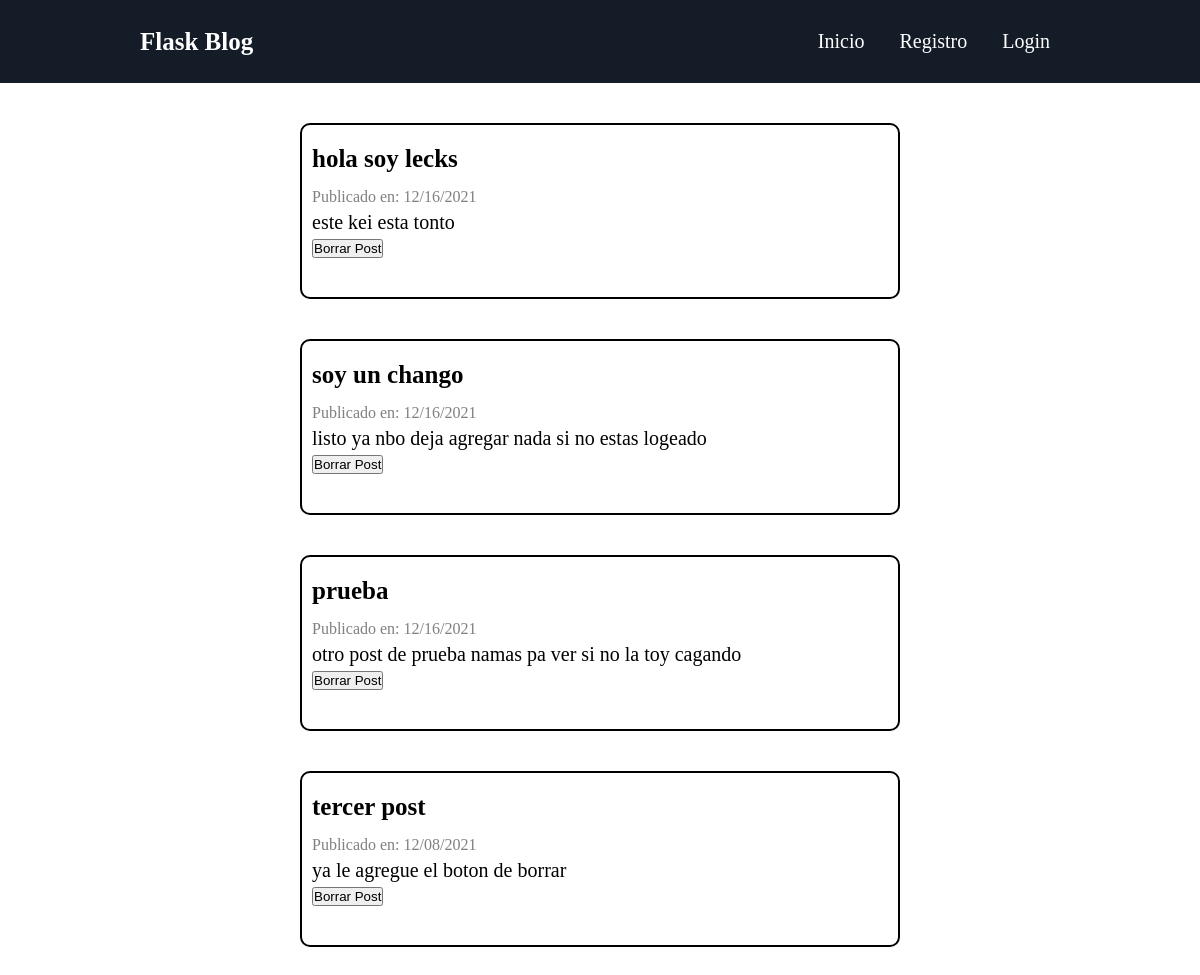
The page / on the database its author committed.
### app.py (models this page shows)
class Post(db.Model):
    __tablename__ = "posts"
    id = db.Column(db.Integer, primary_key=True)
    titulo = db.Column(db.String, nullable=False)
    fecha = db.Column(db.DateTime, default=datetime.now)
    texto = db.Column(db.String, nullable=False)

### app.py (the view)
@app.route("/")
def inicio():
    posts = Post.query.order_by(Post.fecha.desc()).all()
    return render_template("inicio.html", posts=posts)

### templates/inicio.html
{% extends "layout.html" %}
{% block body %}
{% for post in posts %}
<section>
    <h3 class="post-title">{{ post.titulo }}</h3>
    <p class="date">Publicado en: {{ post.fecha.strftime('%m/%d/%Y') }}</p>
    <p>{{ post.texto }}</p>
    <form class="delete-button" action="{{ url_for('borrar') }}" method="post">
        <button value="{{post.id}}" name="post_id">Borrar Post</button>
    </form>
</section>
{% endfor %}
{% endblock %}

### templates/layout.html (shortened to what this page needs)
<!DOCTYPE html>
<html lang="en">
<head>
    <link rel="stylesheet" type="text/css" href="{{ url_for('static', filename='style.css') }}">
</head>
<body>
    <header class="main-head">
        <nav>
            <h1 id="logo">Flask Blog</h1>
            <ul>
                <li><a href="{{ url_for('inicio') }}">Inicio</a></li>
                {% if current_user.is_authenticated %}
                     Hi {{ current_user.name }}!
                    <li><a href="{{ url_for('agregar') }}">Agregar</a></li>
                    <li><a href="{{ url_for('logout') }}">Cerrar Sesion</a></li>
                {% else %}
                    <li><a href="{{ url_for('register') }}">Registro</a></li>
                    <li><a href="{{ url_for('login') }}">Login</a></li>
                {% endif %}
            </ul>
        </nav>
    </header>
    {% block body %}
    {% endblock %}
</body>
</html>

### static/style.css (style rules this page uses)
* { padding: 0; margin: 0; box-sizing: border-box; }
html { font-size: 62.5%; }
h1 { font-size: 2.5rem; }
ul li, p { font-size: 2rem; list-style: none; }
a { text-decoration: none; color: white; }
.main-head { background: #131c27; color: white; }
nav { min-height: 10vh; display: flex; width: 80%; margin: auto; padding: 2rem; align-items: center; }
nav ul { display: flex; flex: 1 1 20rem; justify-content: space-around; align-items: center; list-style: none; }
#logo { flex: 3 1 50rem; }
section { margin: 5vh auto; width: 50%; height: 22vh; border: 2px solid black; border-radius: 10px; }
.post-title { font-size: 2.5rem; margin: 10px auto 0px; padding: 10px; }
.date { font-size: 1.6rem; padding-top: : 0; color: grey; }
p { padding-left: 10px; padding-top: 5px; padding-bottom: 0px; }
.delete-button { margin: 0; padding: 0; margin-top: 5px; margin-left: 10px; }
form { margin: 5vh auto; width: 320px; color: steelblue; }
li { margin-top: 0; margin-left: 15px; color: red; padding: 10px; }

### rows shown on the page
Post: titulo "hola soy lecks", fecha "12/16/2021", texto "este kei esta tonto", {{ post.id }} 5 (drawn)
Post: titulo "soy un chango", fecha "12/16/2021", texto "listo ya nbo deja agregar nada si no estas logeado", {{ post.id }} 4 (drawn)
Post: titulo "prueba", fecha "12/16/2021", texto "otro post de prueba namas pa ver si no la toy cagando", {{ post.id }} 3 (drawn)
Post: titulo "tercer post", fecha "12/08/2021", texto "ya le agregue el boton de borrar", {{ post.id }} 1 (drawn)
